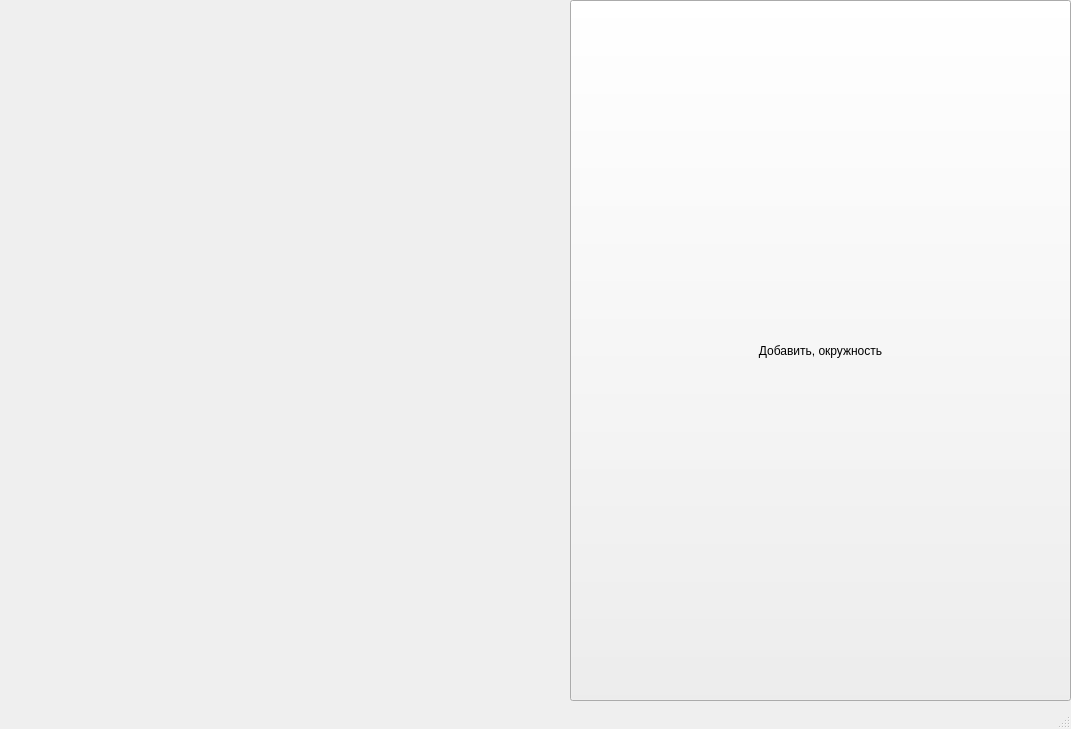
<?xml version="1.0" encoding="UTF-8"?>
<ui version="4.0">
 <class>MainWindow</class>
 <widget class="QMainWindow" name="MainWindow">
  <property name="geometry">
   <rect>
    <x>0</x>
    <y>0</y>
    <width>1071</width>
    <height>729</height>
   </rect>
  </property>
  <property name="windowTitle">
   <string>MainWindow</string>
  </property>
  <widget class="QWidget" name="centralwidget">
   <widget class="QPushButton" name="pushButton">
    <property name="geometry">
     <rect>
      <x>570</x>
      <y>0</y>
      <width>501</width>
      <height>701</height>
     </rect>
    </property>
    <property name="text">
     <string>Добавить, окружность</string>
    </property>
    <property name="iconSize">
     <size>
      <width>300</width>
      <height>300</height>
     </size>
    </property>
   </widget>
  </widget>
  <widget class="QMenuBar" name="menubar">
   <property name="geometry">
    <rect>
     <x>0</x>
     <y>0</y>
     <width>1071</width>
     <height>21</height>
    </rect>
   </property>
  </widget>
  <widget class="QStatusBar" name="statusbar"/>
 </widget>
 <resources/>
 <connections/>
</ui>
